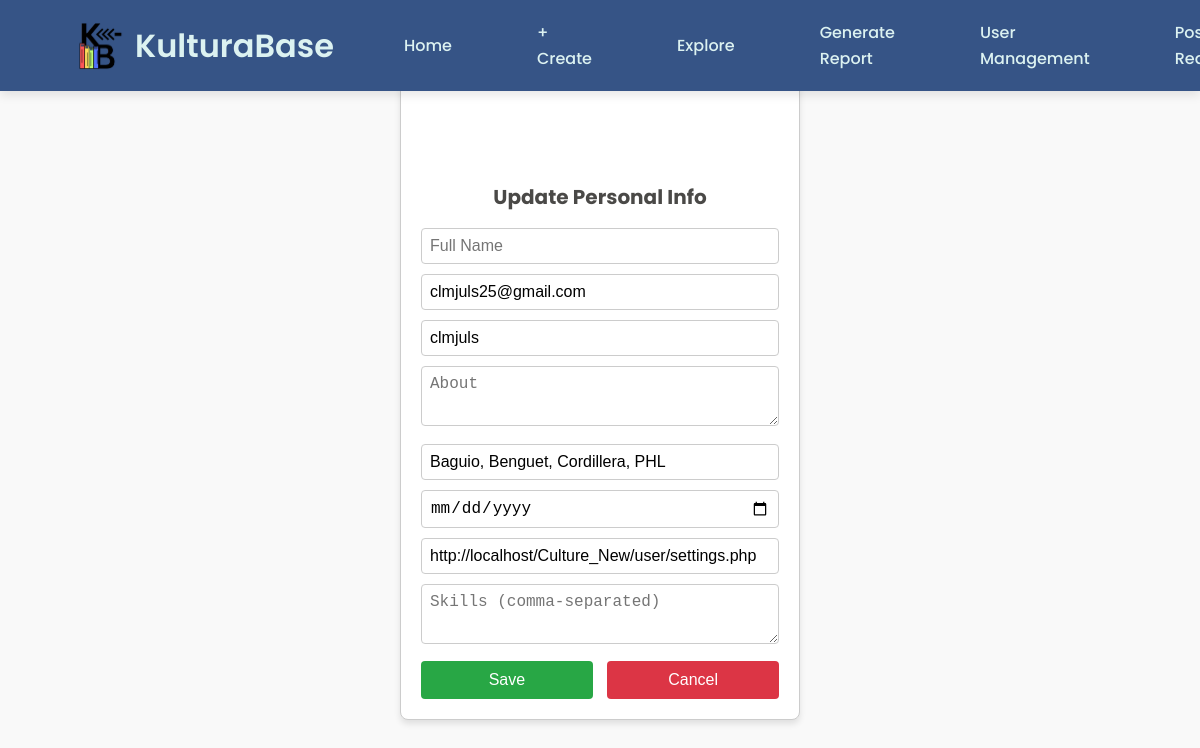
Screenshot of /user/settings.php (signed in) with the database file from the repository.
### tables this page shows
CREATE TABLE `users` (
  `id` int(11) NOT NULL,
  `email` varchar(255) NOT NULL,
  `username` varchar(255) NOT NULL,
  `password` varchar(255) NOT NULL,
  `full_name` varchar(255) NOT NULL,
  `about` text DEFAULT NULL,
  `location` varchar(255) DEFAULT NULL,
  `birthday` date DEFAULT NULL,
  `website` varchar(255) DEFAULT NULL,
  `skills` text DEFAULT NULL,
  `profile_picture` varchar(255) DEFAULT NULL,
  `isAdmin` tinyint(1) NOT NULL DEFAULT 0,
  `isPremium` tinyint(4) NOT NULL DEFAULT 0,
  `profile_background` varchar(255) DEFAULT NULL,
  `following_count` int(11) DEFAULT 0,
  `followers_count` int(11) DEFAULT 0
);

### user/settings.php (the view, shortened to what this page needs)
<?php
require 'db_conn.php';
$user_id = $_SESSION['user_id'];
$query = "SELECT full_name, email, username, about, location, birthday, website, skills FROM users WHERE id = '$user_id'";
$result = $conn->query($query);
if ($result->num_rows > 0) {
    $user = $result->fetch_assoc();
    $full_name = htmlspecialchars($user['full_name']);
    $email = htmlspecialchars($user['email']);
    $username = htmlspecialchars($user['username']);
    $about = htmlspecialchars($user['about']);
    $location = htmlspecialchars($user['location']);
    $birthday = htmlspecialchars($user['birthday']);
    $website = htmlspecialchars($user['website']);
    $skills = htmlspecialchars($user['skills']);
} else {
    echo "<script>
            alert('User not found.');
            window.location.href = 'home.php';
          </script>";
    exit();
}
?>
<!DOCTYPE html>
<html lang="en">
<head>
    <body style="margin: 0; padding: 0; display: flex; justify-content: center; align-items: center; height: 100vh; background-color: #f9f9f9;">
    <?php
    if (isset($_SESSION['isAdmin']) && $_SESSION['isAdmin'] == 1) {
        include 'components/layout/admin/navbar.php';
    } else {
        include 'components/layout/guest/navbar.php';
    }
    ?>
<div style="margin: 0; display: flex; justify-content: center; align-items: center; height: 100vh; background-color: #f9f9f9;">
    <div style="
        padding: 20px;
        width: 400px;
        border: 1px solid #ccc;
        border-radius: 8px;
        box-shadow: 0px 4px 6px rgba(0, 0, 0, 0.1);
        background-color: white;
    ">
        <h2 style="margin-top: 80px; margin-bottom: 15px; font-size: 20px; text-align: center;">Update Personal Info</h2>
        <form method="POST" action="update_info.php" style="display: flex; flex-direction: column;">
            <div style="margin-bottom: 10px;">
                <input
                    type="text"
                    name="full_name"
                    placeholder="Full Name"
                    value="<?php echo $full_name; ?>"
                    required
                    style="width: 100%; padding: 8px; font-size: 16px; border: 1px solid #ccc; border-radius: 4px;">
            </div>
            <div style="margin-bottom: 10px;">
                <input
                    type="email"
                    name="email"
                    placeholder="Email Address"
                    value="<?php echo $email; ?>"
                    required
                    style="width: 100%; padding: 8px; font-size: 16px; border: 1px solid #ccc; border-radius: 4px;">
            </div>
            <div style="margin-bottom: 10px;">
                <input
                    type="text"
                    name="username"
                    placeholder="Username"
                    value="<?php echo $username; ?>"
                    required
                    style="width: 100%; padding: 8px; font-size: 16px; border: 1px solid #ccc; border-radius: 4px;">
            </div>
            <div style="margin-bottom: 10px;">
                <textarea
                    name="about"
                    placeholder="About"
                    style="width: 100%; height: 60px; padding: 8px; font-size: 16px; border: 1px solid #ccc; border-radius: 4px;"><?php echo $about; ?></textarea>
            </div>
            <div style="margin-bottom: 10px;">
                <input
                    type="text"
                    name="location"
                    placeholder="Location"
                    value="<?php echo $location; ?>"
                    style="width: 100%; padding: 8px; font-size: 16px; border: 1px solid #ccc; border-radius: 4px;">
            </div>
            <div style="margin-bottom: 10px;">
                <input
                    type="date"
                    name="birthday"
                    value="<?php echo $birthday; ?>"
                    style="width: 100%; padding: 8px; font-size: 16px; border: 1px solid #ccc; border-radius: 4px;">
            </div>
            <div style="margin-bottom: 10px;">
                <input
                    type="url"
                    name="website"
                    placeholder="Website"
                    value="<?php echo $website; ?>"
                    style="width: 100%; padding: 8px; font-size: 16px; border: 1px solid #ccc; border-radius: 4px;">
            </div>
            <div style="margin-bottom: 10px;">
                <textarea
                    name="skills"
                    placeholder="Skills (comma-separated)"
                    style="width: 100%; height: 60px; padding: 8px; font-size: 16px; border: 1px solid #ccc; border-radius: 4px;"><?php echo $skills; ?></textarea>
            </div>
            <div style="display: flex; justify-content: space-between;">
                <button
                    type="submit"
                    style="
                        width: 48%;
                        padding: 10px;
                        font-size: 16px;
                        color: white;
                        background-color: #28a745;
                        border: none;
                        border-radius: 4px;
                        cursor: pointer;">
                    Save
                </button>
                <button
                    type="button"
                    style="
                        width: 48%;
                        padding: 10px;
                        font-size: 16px;
                        color: white;
                        background-color: #dc3545;
                        border: none;
                        border-radius: 4px;
                        cursor: pointer;"
                    onclick="window.location.href='settings.php';">
                    Cancel
                </button>
            </div>
        </form>
    </div>
</div>
</body>
</head>
</html>

### user/settings.php (style rules this page uses)
* { margin: 0; padding: 0; box-sizing: border-box; }
body { font-family: 'Poppins', sans-serif; background-color: #f7f7f7; color: #4A4947; line-height: 1.6; padding-top: 80px; }

### rows the page displays
users: email "clmjuls25@gmail.com", username "clmjuls", location "Baguio, Benguet, Cordillera, PHL", website "http://localhost/Culture_New/user/settings.php"
